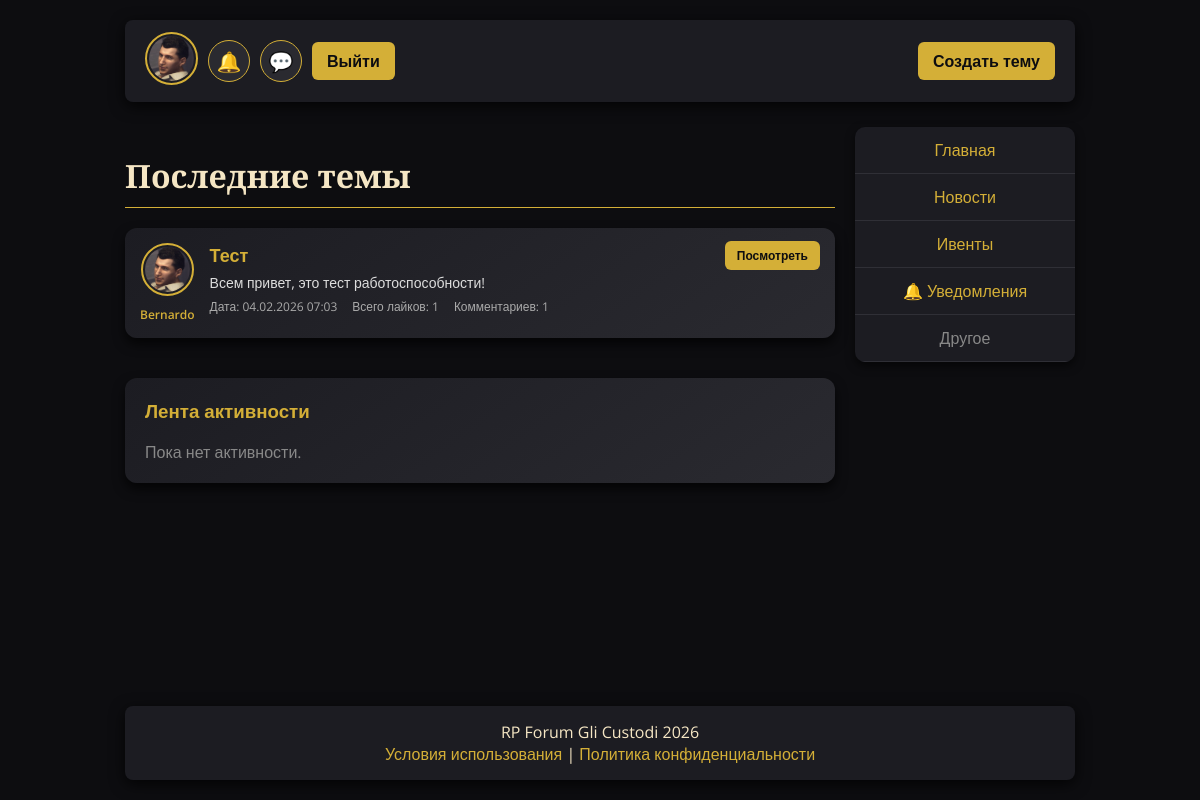
The app's page / (signed in), older data.
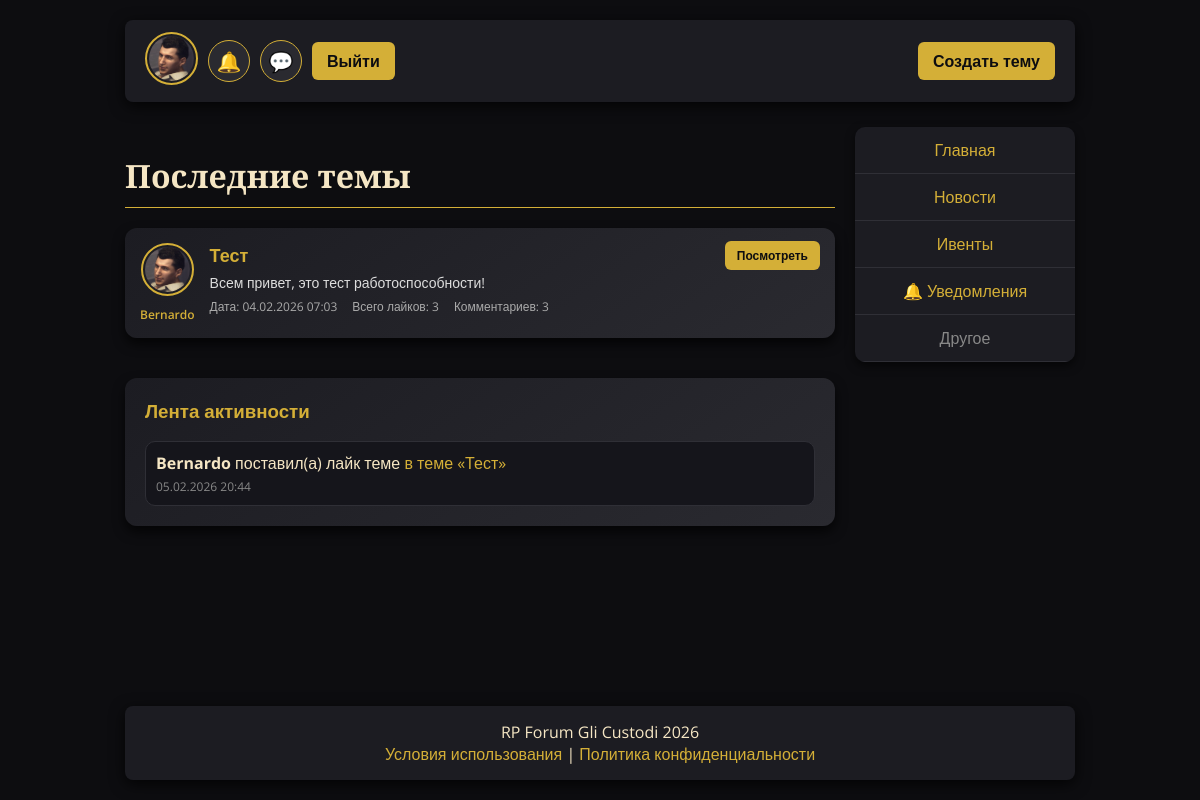
The same page, newer data.
### main/models.py (models this page shows, shortened)
class Topic(models.Model):
    author = models.ForeignKey(
        settings.AUTH_USER_MODEL,
        on_delete=models.CASCADE,
        related_name="topics"
    )
    category = models.ForeignKey(
        Category,
        on_delete=models.PROTECT,
        related_name="topics"
    )
    title = models.CharField(max_length=255)
    description = models.TextField(blank=True)
    image = models.ImageField(upload_to="topics/", blank=True, null=True)
    created_at = models.DateTimeField(auto_now_add=True)
    likes = models.ManyToManyField(
        settings.AUTH_USER_MODEL,
        blank=True,
        related_name="liked_topics"
    )
    class Meta:
        ordering = ["-created_at"]

class Profile(models.Model):
    user = models.OneToOneField(CustomUser, on_delete=models.CASCADE)
    avatar = models.ImageField(upload_to='avatars/', blank=True, null=True)
    cover_image = models.ImageField(upload_to='profiles/covers/', blank=True, null=True)
    bio = models.TextField(blank=True)
    default_avatar = models.CharField(
        max_length=64,
        blank=True,
        default="",
        help_text="Static path like images/avatar1.png"
    )

class CustomUser(AbstractUser):
    is_forum_admin = models.BooleanField(default=False)
    groups = models.ManyToManyField(
        Group,
        related_name='customuser_set',
        blank=True,
        help_text='The groups this user belongs to.',
        verbose_name='groups',
    )
    user_permissions = models.ManyToManyField(
        Permission,
        related_name='customuser_permissions_set',
        blank=True,
        help_text='Specific permissions for this user.',
        verbose_name='user permissions',
    )

class Activity(models.Model):
    actor = models.ForeignKey(settings.AUTH_USER_MODEL, on_delete=models.SET_NULL, null=True, blank=True, related_name="activities")
    verb = models.CharField(max_length=120)
    topic = models.ForeignKey(Topic, on_delete=models.CASCADE, null=True, blank=True)
    post = models.ForeignKey(Post, on_delete=models.CASCADE, null=True, blank=True)
    comment = models.ForeignKey(Comment, on_delete=models.CASCADE, null=True, blank=True)
    created_at = models.DateTimeField(auto_now_add=True)
    class Meta:
        ordering = ["-created_at"]

### main/views.py (the view)
# urls.py: path("", views.home, name="home"),
def home(request):
    topics = Topic.objects.all().order_by("-created_at")
    last_posts = {t.id: t.posts.order_by("-created_at").first() for t in topics if t.posts.exists()}
    activities = Activity.objects.select_related("actor", "topic", "post", "comment").order_by("-created_at")[:20]
    return render(request, "main/home.html", {"topics": topics, "last_posts": last_posts, "activities": activities})

### main/context_processors.py (called while the page is built)
def notifications_count(request):
    data = {"unread_notifications_count": 0, "unread_messages_count": 0}
    if not request.user.is_authenticated:
        return data
    data["unread_notifications_count"] = request.user.notifications.filter(is_read=False).count()
    try:
        unread_messages = Message.objects.filter(
            dialog__dialog_participants__user=request.user,
        ).exclude(author=request.user).exclude(
            read_by__user=request.user,
        )
        data["unread_messages_count"] = unread_messages.count()
    except (OperationalError, ProgrammingError):
        data["unread_messages_count"] = 0
    return data

### main/templates/main/home.html
{% extends 'main/base.html' %}
{% load static %}
{% block content %}
<h2 class="page-title">Последние темы</h2>
<div style="display: flex; flex-direction: column; gap: 15px;">
    {% if topics %}
        {% for topic in topics %}
            <div class="card" style="display:flex; align-items:flex-start; gap:15px; padding:15px;">
                <div style="flex-shrink:0; text-align:center;">
                    {% if topic.author.profile.avatar %}
                        <img src="{{ topic.author.profile.avatar.url }}" alt="Avatar" class="avatar" style="width:45px; height:45px;">
                    {% else %}
                        <img src="{% static topic.author.profile.default_avatar %}" alt="Avatar" class="avatar" style="width:45px; height:45px;">
                    {% endif %}
                    <div style="margin-top:5px; font-size:12px; font-weight:600; color:#f5e6c4;">
                        <a href="{% url 'public-profile' topic.author.username %}">{{ topic.author.username }}</a>
                    </div>
                </div>
                <div style="flex:1;">
                    <h3 style="margin:0 0 6px 0; font-size:18px; color:#d4af37;">
                        <a href="{% url 'topic-detail' topic.id %}" style="color:#d4af37; font-weight:bold; text-decoration:none;">
                            {{ topic.title }}
                        </a>
                    </h3>
                    {% if topic.description %}
                    <p style="margin:0 0 6px 0; font-size:14px; color:#ddd; line-height:1.4em;">
                        {{ topic.description|truncatechars:120 }}
                    </p>
                    {% endif %}
                    <div style="font-size:12px; color:#aaa; display:flex; gap:15px; flex-wrap:wrap;">
                        <span>Дата: {{ topic.created_at|date:"d.m.Y H:i" }}</span>
                        <span>Всего лайков: {{ topic.likes.count }}</span>
                        <span>Комментариев: {{ topic.comments.count }}</span>
                    </div>
                </div>
                <div style="flex-shrink:0;">
                    <a href="{% url 'topic-detail' topic.id %}" class="header-btn" style="font-size:12px; padding:6px 12px;">Посмотреть</a>
                </div>
            </div>
        {% endfor %}
    {% else %}
        <p style="color:#888;">Тем пока что нет.</p>
    {% endif %}
</div>
<div class="card" style="margin-top:20px;">
    <h3 style="margin-top:0; color:#d4af37;">Лента активности</h3>
    <div style="display:grid; gap:10px;">
        {% for act in activities %}
            <div style="padding:10px; border:1px solid #2f2f36; border-radius:10px; background:#15151b;">
                <strong>{% if act.actor %}{{ act.actor.username }}{% else %}Система{% endif %}</strong>
                {{ act.verb }}
                {% if act.topic %}<a href="{% url 'topic-detail' act.topic.id %}">в теме «{{ act.topic.title }}»</a>{% endif %}
                <div style="font-size:12px; color:#888; margin-top:4px;">{{ act.created_at|date:"d.m.Y H:i" }}</div>
            </div>
        {% empty %}
            <div style="color:#888;">Пока нет активности.</div>
        {% endfor %}
    </div>
</div>
{% endblock %}

Row changes from the older to the newer data that the page shows:
computed for Topic "Тест": likes.count "1" → "3"; comments.count "1" → "3"
added Activity: actor.username "Bernardo", verb "поставил(а) лайк теме", topic "Тест", created_at "05.02.2026 20:44"
Text that changed along with them:
text no longer shown: "Пока нет активности."
